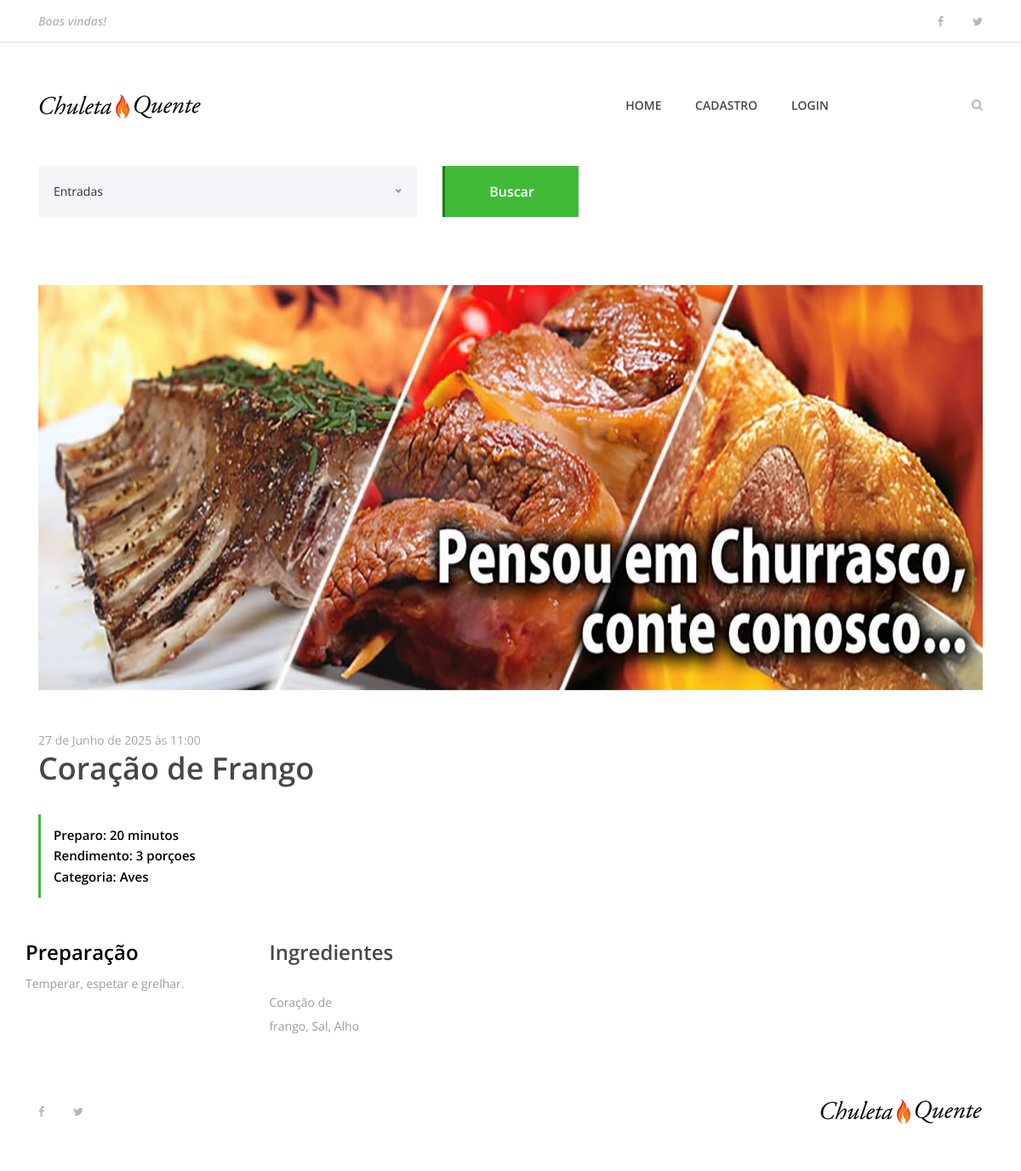
The page /11 on the database as committed earlier.
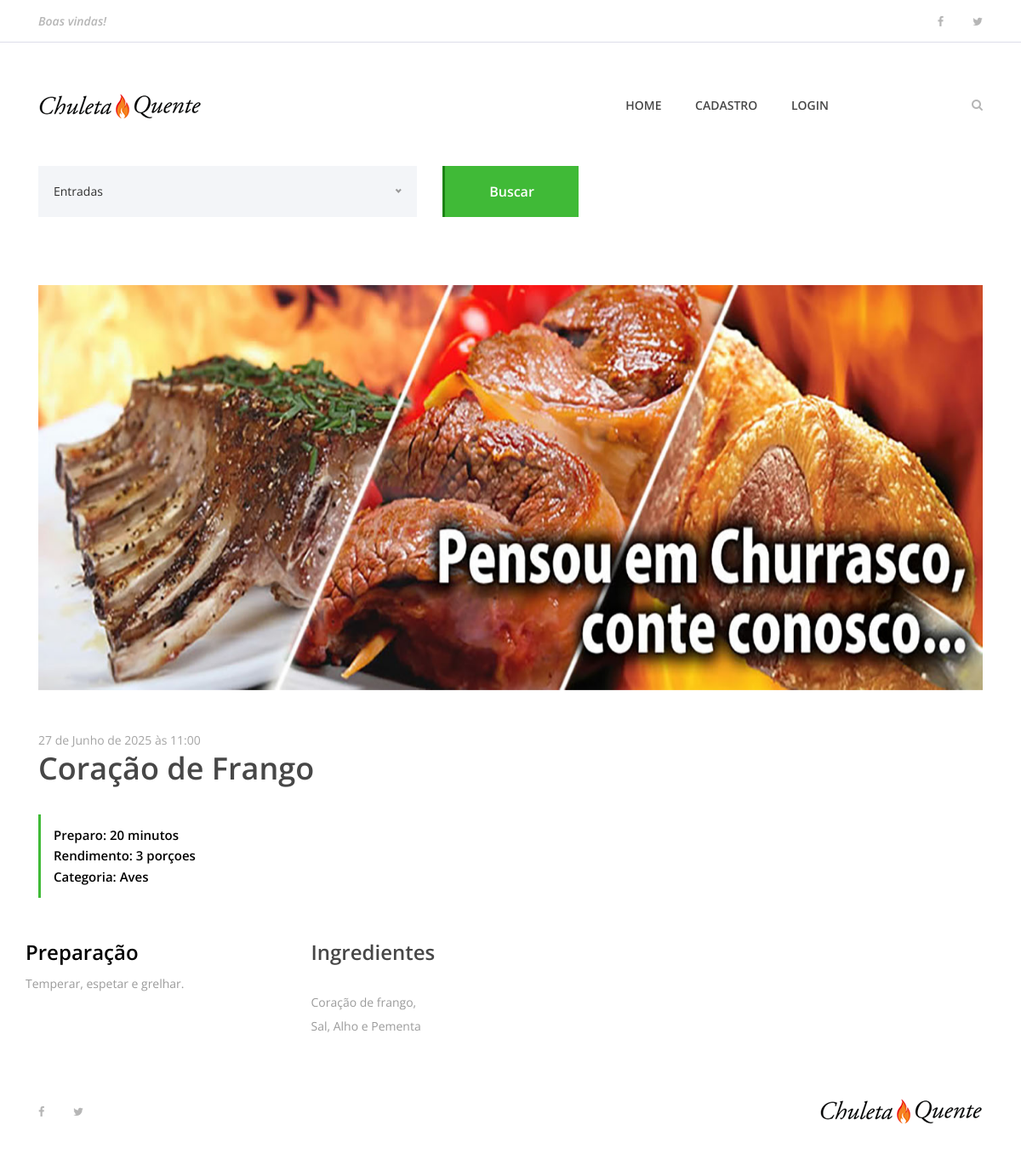
The same page on the database as committed later.
### churras/models.py (models this page shows, shortened)
class Prato(models.Model):
    nome_prato = models.CharField(max_length=100)
    ingredientes = models.TextField()
    modo_preparo = models.CharField()
    tempo_preparo = models.IntegerField()
    rendimento = models.CharField(max_length=10)
    categoria = models.CharField(max_length=100)
    date_prato = models.DateTimeField(default=datetime.now, blank=True)
    funcionario = models.ForeignKey(User, on_delete=models.CASCADE)
    publicado = models.BooleanField(default=False)
    foto_prato = models.ImageField(upload_to=get_file_path, blank=True)

### churras/views.py (the view)
# urls.py: path('<int:id>', churrasco, name='churrasco'),
def churrasco(request, id):
    prato = get_object_or_404(Prato, id=id)
    return render(request, 'churrasco.html', {'prato': prato})

### templates/churrasco.html (shortened to what this page needs)
{% extends "base.html" %}
{% load static %}
{% block content %}
</head>
<body>
    {% include "partials/menu.html" %}
        <div class="receipe-post-search mb-80">
            <div class="container">
                <form action="#" method="post">
                    <div class="row">
                        <div class="col-12 col-lg-5">
                        </div>
                        <div class="col-12 col-lg-2 text-right">
                            <button type="submit" class="btn delicious-btn">Buscar</button>
                        </div>
                    </div>
                </form>
            </div>
        </div>
        <div class="container">
            <div class="row">
                <div class="col-12">
                    <div class="receipe-slider owl-carousel">
                    {% if prato.foto_prato == '' %}
                        <img src={% static "img/bg-img/tomate_banner.jpg" %}>
                    {% else %}
                        <img src="{{ prato.foto_prato.url }}" alt="">
                    {% endif %}
                    </div>
                </div>
            </div>
        </div>
        <div class="receipe-content-area">
            <div class="container">
                <div class="row">
                    <div class="col-12 col-md-8">
                        <div class="receipe-headline my-5">
                            <span>{{ prato.date_prato }}</span>
                            <h2>{{ prato.nome_prato }}</h2>
                            <div class="receipe-duration">
                                <h6>Preparo: {{ prato.tempo_preparo }} minutos</h6>
                                <h6>Rendimento: {{ prato.rendimento }} porçoes</h6>
                                <h6>Categoria: {{ prato.categoria }}</h6>
                            </div>
                        </div>
                    </div>
                <div class="row">
                    <div class="col-12 col-lg-8">
                        <h4>Preparação</h4>
                        <div class="single-preparation-step d-flex">
                            <p>{{ prato.modo_preparo }}</p>
                        </div>
                    </div>
                    <div class="col-12 col-lg-4">
                        <div class="ingredients">
                            <h4>Ingredientes</h4>
                            <div class="ingredients">
                                <p>{{ prato.ingredientes }}</p>
                            </div>
                        </div>
                    </div>
                </div>
    {% include "partials/footer.html" %}
{% endblock %}

Rows that differ between the two databases and show on the page:
changed Prato "Coração de Frango": ingredientes "Coração de frango, Sal, Alho" → "Coração de frango, Sal, Alho e Pementa"
